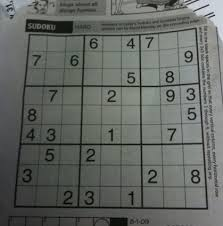
#> input picture 03-image-processing/image/dave.jpg, 223 x 226 px
$ python -i 06-image_gradients.py   (imports and definitions only)   (older library calls are emulated)
#> lines starting #> are read from the running program, lines starting #| are printed output that depends on the picture
import cv2
import numpy as np
import matplotlib.pylab as plt

"""
    目标：
        找图片梯度(gradient)，和边缘
    原理:
        三种梯度过滤或高通过滤：Sobel,Scharr和Laplacian
    1.Sobel和Scharr Derivatives(衍生品)
        Sobel操作是结合高斯平滑加上不同操作。对噪音更好抵抗力(resistant)
        xorder和yorder导数的方向，也可以ksize的内核尺寸。
            ksize=-1 3x3Scharr过滤使用比3x3Sobel过滤效果更好。
    2.Laplacian Derivatives
         Laplacian给如下关下:变化量=变化量的x,y方向的二阶偏导的和。
         ksize=-1使用下面过滤k=[[0,1,0],[1,-4,1],[0,1,0]]
"""


def image_gradients():
    """
    :return:
    """
    img = cv2.imread("image/dave.jpg", 0)
#> img: shape (226, 223); min 0, max 221, mean 101.8
    laplacian = cv2.Laplacian(img, cv2.CV_64F)
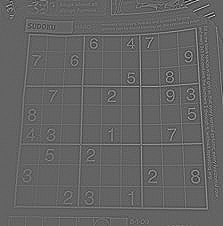
#> laplacian: shape (226, 223) float64; min -286, max 443, mean 0; drawn with min black and max white
    sobelX = cv2.Sobel(img, cv2.CV_64F, 1, 0, ksize=5)
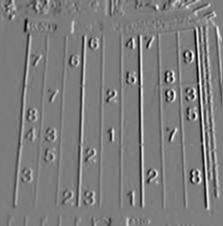
#> sobelX: shape (226, 223) float64; min -4858, max 5091, mean 39.4; drawn with min black and max white
    sobelY = cv2.Sobel(img, cv2.CV_64F, 0, 1, ksize=5)
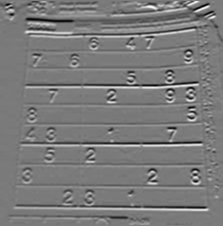
#> sobelY: shape (226, 223) float64; min -4968, max 5267, mean -29.9; drawn with min black and max white

    plt.subplot(221), plt.imshow(img, cmap='gray')
    plt.title('original'), plt.xticks([]), plt.yticks([])

    plt.subplot(222), plt.imshow(laplacian, cmap='gray')
    plt.title('Laplacian'), plt.xticks([]), plt.yticks([])

    plt.subplot(223), plt.imshow(sobelX, cmap='gray')
    plt.title('SobelX'), plt.xticks([]), plt.yticks([])

    plt.subplot(224), plt.imshow(sobelY, cmap='gray')
    plt.title('SobelY'), plt.xticks([]), plt.yticks([])
    plt.show()


# image_gradients()


def one_important_matter():
    """
    一个重要的问题：
        上个例子，输出类型是cv2.CV_8U或np.uint8.黑-到-白：转换将会保留正斜率(positive slope)’
        将数据转化成np.uint8类型，负斜率将会为零。简单来说，就是丢掉边界。

        为了检测边界，最好使用高输出类型像:cv2.CV_16S,cv2.CV_64F,获得绝对值，然后转化成cv2.CV_8U.
        下面进行验证：水平Sobel过滤不同的结果
    :return:
    """
    img = cv2.imread('image/box.png', 0)

    # output dtype=cv2.CV_8U
    sobelx8u = cv2.Sobel(img, cv2.CV_8U, 1, 0, ksize=5)

    # output dtype=cv2.CV_64F.then take its absolute and convert to cv2.Cv_8U
    sobelx64f = cv2.Sobel(img, cv2.CV_64F, 1, 0, ksize=5)
    abs_sobel64f = np.absolute(sobelx64f)
    sobel_8u = np.uint8(abs_sobel64f)

    plt.subplot(131), plt.imshow(img, cmap='gray')
    plt.title('original'), plt.xticks([]), plt.yticks([])

    plt.subplot(132), plt.imshow(sobelx8u, cmap='gray')
    plt.title('sobel cv_8u'), plt.xticks([]), plt.yticks([])

    plt.subplot(133), plt.imshow(sobel_8u, cmap='gray')
    plt.title('sobel abs(cv_64f)'), plt.xticks([]), plt.yticks([])
    plt.show()

# one_important_matter()

>>> result = image_gradients()
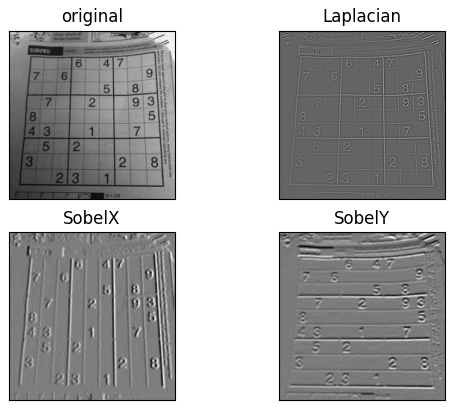
#> figure drawn by matplotlib, 4 panels
